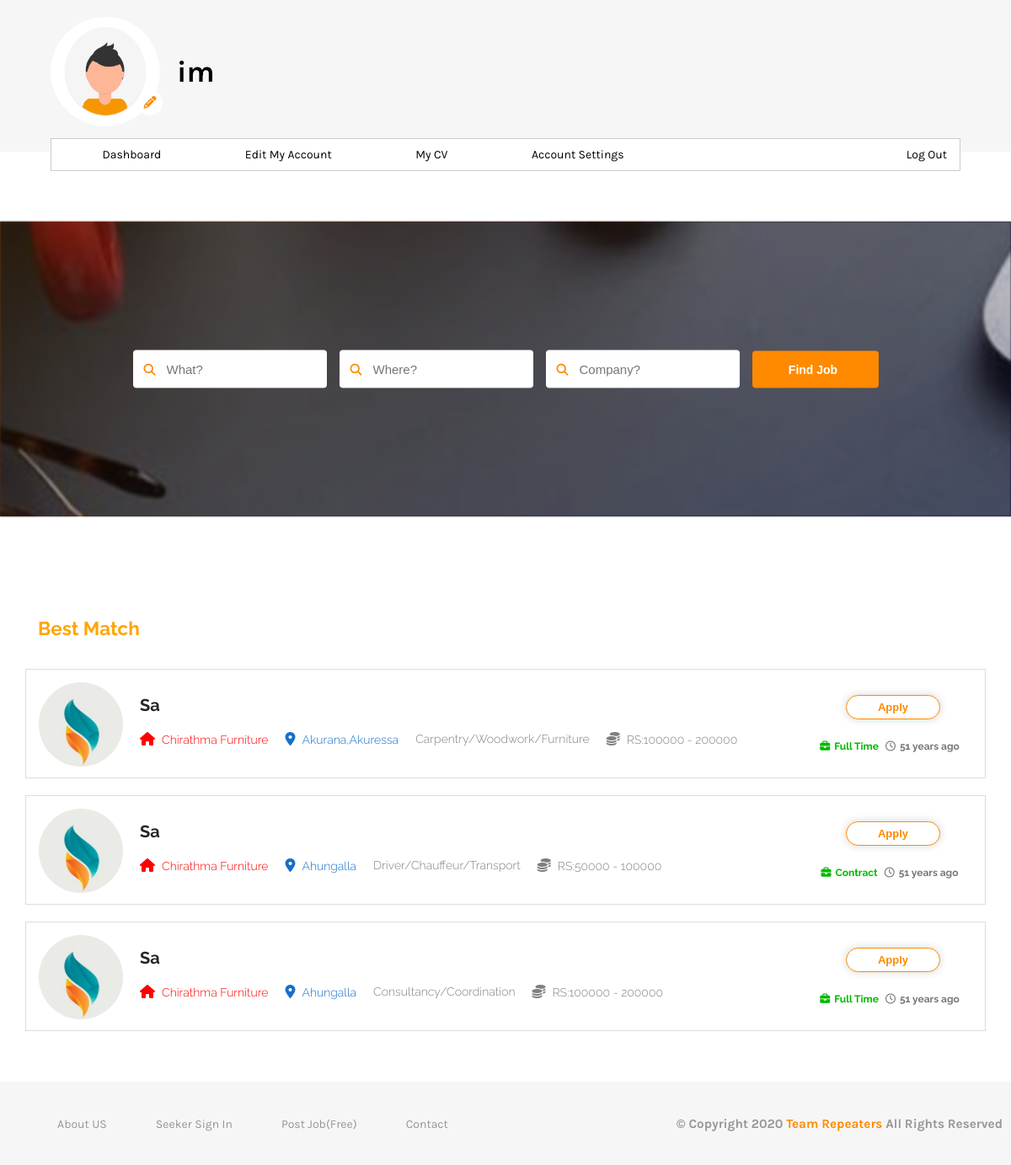
Page /seekerdashboard-search.php?what-search=sa (signed in) on the committed database.
### tables this page shows
CREATE TABLE IF NOT EXISTS `job_ad` (
  `ad_no` int(11) NOT NULL AUTO_INCREMENT,
  `company_registration_number` varchar(50) NOT NULL,
  `company_name` varchar(200) NOT NULL,
  `job_title` varchar(200) DEFAULT NULL,
  `email` varchar(100) DEFAULT NULL,
  `company_url` varchar(200) DEFAULT NULL,
  `location` varchar(300) DEFAULT NULL,
  `job_type` varchar(50) DEFAULT NULL,
  `phone_number` varchar(20) DEFAULT NULL,
  `monthly_salary` varchar(100) DEFAULT NULL,
  `job_category` varchar(5000) DEFAULT NULL,
  `gender` varchar(30) DEFAULT NULL,
  `maximum_age` varchar(50) DEFAULT NULL,
  `minimum_age` varchar(50) DEFAULT NULL,
  `minimum_qualification` varchar(100) DEFAULT NULL,
  `qulification_level` varchar(100) DEFAULT NULL,
  `description` varchar(5000) DEFAULT NULL,
  `ad_time` datetime DEFAULT NULL,
  `expire_time` datetime(6) DEFAULT NULL,
  `is_expire` tinyint(1) NOT NULL DEFAULT '0',
  `active` tinyint(1) NOT NULL DEFAULT '0',
  `is_delete` tinyint(1) DEFAULT NULL,
  PRIMARY KEY (`ad_no`),
  KEY `job_ad_ibfk_1` (`company_registration_number`)
);

### seekerdashboard-search.php (the view, shortened to what this page needs)
<?php require_once("inc/connection.php"); ?>
<?php
	$seeker_username=$_SESSION["username"];
	$seeker_qualification =$_SESSION["qualifi"];
?>
<?php
	$page_number=1;
	$where = "";
	$what ="";
	$company_name="";
	if (isset($_GET["what-search"]) ||isset($_GET["where-search"]) ||isset($_GET["company-name"])) {
			if (isset($_GET["what-search"])) {
				$what=mysqli_real_escape_string($connection,$_GET["what-search"]);
			}
		$query_search = "SELECT * FROM job_ad WHERE is_delete=0 AND active!=0 AND is_expire =0 AND qulification_level ='{$seeker_qualification}' AND location LIKE '%$where%' AND  job_title LIKE '%$what%' AND company_name LIKE '%$company_name%' ORDER BY ad_no DESC";
		$search_result = mysqli_query($connection,$query_search);
	}
	else{
		header("Location:seekerdashboard.php?search=faild");
	}
	 	 function facebook_time_ago($timestamp){
      $time_ago = strtotime($timestamp);
      $current_time = time();
      $time_difference = $current_time - $time_ago;
      $seconds = $time_difference;
      $minutes      = round($seconds / 60 );
      $hours           = round($seconds / 3600);
      $days          = round($seconds / 86400);
      $weeks          = round($seconds / 604800);
      $months          = round($seconds / 2629440);
      $years          = round($seconds / 31553280);
      if($seconds <= 60)
      {
     return "Just Now";
   }
      else
      {
     if($years==1)
           {
       return "one year ago";
     }
           else
           {
       return "$years years ago";
     }
   }
 }
 function provider_profile_picture($crm,$connection){
 	$company_registration_number=$crm;
 	$con=$connection;
 	$query_for_get_pp = "SELECT is_image FROM provider WHERE company_registration_number='{$company_registration_number}'";
 	$pp_result = mysqli_query($con,$query_for_get_pp);
 	if ($pp_result) {
 		$is_image_pp=mysqli_fetch_assoc($pp_result);
 		if ($is_image_pp["is_image"]==1) {
 			return "<img src=\"imj/profile_pictures/providers/" . $company_registration_number . ".jpg\"> ";
 		}
 		else{
 			return "<img src=\"imj/profile_pictures/default.jpg\">";
 		}
 	}
 	else{
 		return "<img src=\"imj/profile_pictures/default.jpg\">";
 	}
 }
 	function apply_cancel_button($con,$seeker_id,$ad_no,$company_registration_number,$page_number){
		$connection = $con;
		$button_query = "SELECT * FROM job_apply WHERE seeker_id = '{$seeker_id}' AND ad_no='{$ad_no}' LIMIT 1";
		$button_result = mysqli_query($connection,$button_query);
		if ($button_result) {
			if (mysqli_num_rows($button_result)==1) {
				echo "<form action=\"seekerdashboard.php?p=$page_number\" method=\"POST\" >";
				echo "<input type=\"text\" name=\"ad_no\" value=\"{$ad_no}\" hidden>";
				echo  "<a><button id='button' class=\"cancel\" name=\"cancel\">Cancel</button></a>";
				echo "</form>";
			}
			else{
				echo  "<a href=\"seekerdashboard-apply-ad.php?ad-no={$ad_no}&crn={$company_registration_number}&p={$page_number}\" ><button id='button'>apply</button></a>";
			}
		}
		else{
			printf(mysqli_error($connection));
		}
 	}
?>
<!DOCTYPE html>
<html lang="en">
<head>
	<link rel="stylesheet" href="css/seekerdashboard.css">
	<link rel="stylesheet" href="css/seekerdashboard-main.css">
	<link rel="stylesheet" href="css/media-queries/seekerdashboardheader.css">
	<link rel="stylesheet" href="css/media-queries/seeker-media.css">
</head>
<body>
	<header>
		<div class="main">
			<div class="row">
				<div class="column">
					<div class="seeker-pic">
						<?php
							if ($_SESSION["is_image"]==0) {
								echo "<img src=\"imj/profile_pictures/default.jpg\">";
							}
							else{
								echo "<img src=\"imj/profile_pictures/seekers/" . $_SESSION["seeker_id"] . ".jpg\">";
							}
						 ?>
					</div>
					<div class="upload-pro-pic">
						<a href="seekerdashboard-ema.php"><button><i class="fas fa-pencil-alt"></i></button></a>
					</div>
				</div>
				<div class="column">
					<div class="seeker-name">
						<h2><?php echo $seeker_username; ?></h2>
					</div>
				</div>
			</div>
		</div>
	</header>
	<section>
		<div class="navi">
			<ul>
				<li><i class="fas fa-caret-down"></i><a href="seekerdashboard.php">Dashboard</a></li>
				<li><i class="fas fa-caret-down"></i><a href="seekerdashboard-ema.php">Edit My Account</a></li>
				<li><i class="fas fa-caret-down"></i><a href="seekerdashboard-mycv.php">My CV</a></li>
				<li class="drop-down"><i class="fas fa-caret-down"></i>Account Settings
				</li>
				<li><i class="fas fa-power-off"></i><a href="logout.php">Log Out</a></li>
			</ul>
		</div>
	</section>
	<div class="search-bar">
		<div class="search-content">
			<form action="seekerdashboard-search.php" method="GET">
				<p>
					<i class="fas fa-search"></i><input type="text" placeholder="What?" name="what-search">
				</p>
				<p>
					<i class="fas fa-search"></i><input type="text" placeholder="Where?" name="where-search">
				</p>
				<p>
					<i class="fas fa-search"></i><input type="text" placeholder="Company?" name="company-name">
				</p>
				<p><input type="submit" name="find" value="Find Job">
				</p>
			</form>
		</div>
	</div>
	<div class="add-list">
		<div class="all-ads">
			<?php
				if ($search_result) {
						if (mysqli_num_rows($search_result)>0) {
							echo "<div class = \"result\"><h2>Best Match</h2></div>";
							while ($se=mysqli_fetch_assoc($search_result)) {
								echo '<div class="row">';
									echo "<a href=\"seekerdashboard-vjob.php?ad-no={$se["ad_no"]}&p={$page_number}\">";
										echo '<div class="column1">';
											echo '<div class="image">';
												echo provider_profile_picture($se["company_registration_number"],$connection);
											echo  '</div>';
										echo '</div>';
										echo '<div class="column2">';
											echo '<div class="row1">';
												echo '<h1>' . $se["job_title"] . '</h1>';
											echo '</div>';
											echo '<div class="row2">';
												echo '<h2><i class="fas fa-home"></i>' . $se["company_name"]  . '</h2>';
												echo '<h2><i class="fas fa-map-marker-alt"></i>' . $se["location"] . '</h2>';
												echo '<h2>' . $se["job_category"] . '</h2>';
												echo '<h2><i class="fas fa-coins"></i>RS:'. $se["monthly_salary"] . '</h2>';
											echo  '</div>';
										echo '</div>';
										echo '<div class="column3">';
											echo '<div class="row1">';
												apply_cancel_button($connection,$_SESSION["seeker_id"],$se["ad_no"],$se["company_registration_number"],$page_number);
											echo '</div>';
											echo '<div class="row2">';
												echo '<h2><i class="fas fa-briefcase"></i>' . $se["job_type"] . '</h2>';
												echo '<h2><i class="far fa-clock"></i>' . facebook_time_ago($se["ad_time"]) . '</h2>';
											echo '</div>';
										echo '</div>';
									echo '</a>';
							echo '</div>';
							}
						}
						else{
							echo "<div class=\"empty-msg\">";
							echo "<h1>No Suggestions Found</h1>";
							echo "</div>";
						}
					}
					else{
						echo "<div class=\"empty-msg\">";
						echo "<h1>No Suggestions Found</h1>";
						echo "</div>";
					}
			?>
		</div>
	</div>
<footer>
	<?php require_once("inc/dashboard-small-footer.php"); ?>
</footer>
</body>
</html>

### css/seekerdashboard.css (style rules this page uses)
* { margin: 0; padding: 0; box-sizing: border-box; }
header { width: 100%; background-color: #f6f6f6; }
header .main { width: 1140px; margin: 0 auto; padding: 20px 0 30px; }
header .main .row { width: 100%; display: flex; align-items: center; font-family: "Karla", sans-serif; }
header .main .row .column:nth-child(1) { position: relative; width: 130px; height: 130px; margin-right: 20px; }
header .main .row .column:nth-child(2) { flex: 1; }
header .main .row .column:nth-child(1) .seeker-pic { width: 100%; height: 100%; border-radius: 50%; overflow: hidden; }
header .main .row .column:nth-child(1) .seeker-pic img { width: 100%; height: 100%; border-radius: 50%; }
header .main .row .column:nth-child(2) h2 { font-size: 35px; }
header .main .row .column:nth-child(1) .upload-pro-pic { position: absolute; bottom: 13px; right: -3px; }
header .main .row .column:nth-child(1) .upload-pro-pic button { width: 30px; height: 30px; background-color: #fff; border: none; border-radius: 50%; color: #ff8a00; font-size: 15px; line-height: 20px; outline: none; cursor: pointer; }
section { width: 100%; margin-top: -16px; }
section .navi { width: 1140px; margin: 0 auto; }
section .navi ul { width: 100%; padding: 5px 5px; list-style: none; border: 1px solid #cdcccc; background-color: #fff; }
section .navi ul li { position: relative; display: inline-block; width: auto; padding: 5px 10px; text-align: center; margin: 0 30px; font-family: "Karla", sans-serif; font-size: 14px; cursor: pointer; border-radius: 5px; transition: 0.5s; }
section .navi ul i { color: #fff; }
section .navi ul li a { font-family: "Karla", sans-serif; color: #000; text-decoration: none; font-size: 14px; transition: 0.5s; }
section .navi ul li.drop-down { transition: 0.5s ease-in; }
section .navi ul li:last-child { float: right; margin-right: 0; }
section .navi ul li i { margin-right: 8px; font-size: 12px; }
footer { width: 100%; background-color: #f6f6f6; }

### css/media-queries/seekerdashboardheader.css (style rules this page uses)
@media screen and (max-width: 1208px) { header .main { width: 90%; } }
@media screen and (max-width: 1208px) { section .navi { width: 90%; } }

### rows in the picture
job_ad: company_registration_number (picture), job_title "Sa", company_name "Chirathma Furniture", location "Akurana,Akuressa", job_category "Carpentry/Woodwork/Furniture", monthly_salary "100000 - 200000", job_type "Full Time", ad_time "51 years ago"
job_ad: company_registration_number (picture), job_title "Sa", company_name "Chirathma Furniture", location "Ahungalla", job_category "Driver/Chauffeur/Transport", monthly_salary "50000 - 100000", job_type "Contract", ad_time "51 years ago"
job_ad: company_registration_number (picture), job_title "Sa", company_name "Chirathma Furniture", location "Ahungalla", job_category "Consultancy/Coordination", monthly_salary "100000 - 200000", job_type "Full Time", ad_time "51 years ago"

### other values in the picture
$seeker_username "im"
